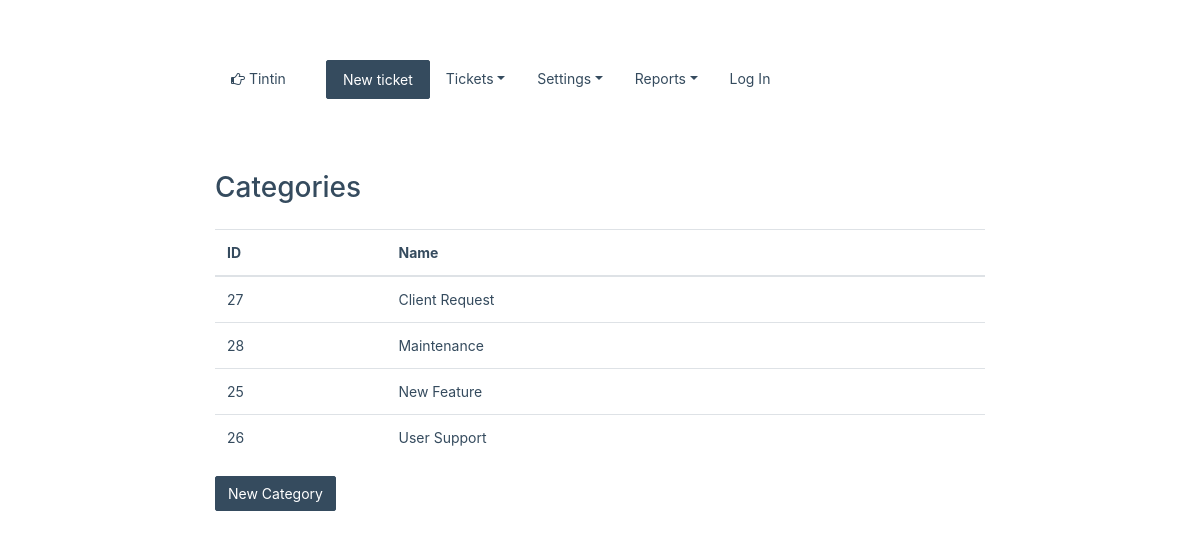
/index.php/category/all, run on the app's committed database.
### tables this page shows
CREATE TABLE IF NOT EXISTS `categories` (
  `cid` int(11) NOT NULL AUTO_INCREMENT,
  `name` varchar(50) NOT NULL,
  `removed` enum('Y','N') NOT NULL DEFAULT 'N',
  PRIMARY KEY (`cid`)
);

### application/controllers/Category.php (called while the page is built, shortened)
<?php
class Category extends CI_Controller {
    public function __construct()
    {
        $this->load->model('categories_model');
        $this->load->library('form_validation');
    }
    public function all()
    {
        $categories = $this->categories_model->get_categories();
        $this->load->view('category/all', compact('categories', 'title'));
    }
}

### index.php (called while the page is built, shortened)
<?php
require_once BASEPATH.'core/CodeIgniter.php';

### application/models/categories_model.php (called while the page is built, shortened)
<?php
class Categories_model extends CI_Model {
    public function get_categories()
    {
        $this->db->order_by('name', 'asc');
        $this->db->where('removed', 'N');
        $query = $this->db->get('categories');
        return $query->result();
    }
}

### application/views/category/all.php (the view, shortened to what this page needs)
<div class="col-sm-12">
	<h1>Categories</h1>
	<table class="table">
		<thead>
			<tr>
				<th>ID</th>
				<th>Name</th>
				<th></th>
			</tr>
		</thead>
		<tbody>
			<?php foreach( $categories as $category ): ?>
				<tr>
					<td><?php echo $category->cid ?></td>
					<td><?php echo $category->name ?></td>
					<td>
					</td>
				</tr>
			<?php endforeach ?>
		</tbody>
	</table>
	<a href="<?php echo base_url() ?>category/create/"><button class="btn btn-primary">New Category</button></a>
</div>

### css/style.css (style rules this page uses)
body { padding-bottom: 120px; font-size: 14px; color: #354B5E; line-height: 1.5; text-rendering: optimizeLegibility; }
h1 { font-size: 2em; margin-top: 12px; margin-bottom: 24px; }
a { color: #354B5E; text-decoration: none; }
.btn { font-size: 1em; border-radius: 2px; }
.btn-primary, .btn-primary.active, .btn-primary:active, .open>.btn-primary.dropdown-toggle { color: #fff; background-color: #354B5E; border-color: #354B5E; }

### data on the page
categories: cid "27", name "Client Request"
categories: cid "28", name "Maintenance"
categories: cid "25", name "New Feature"
categories: cid "26", name "User Support"
